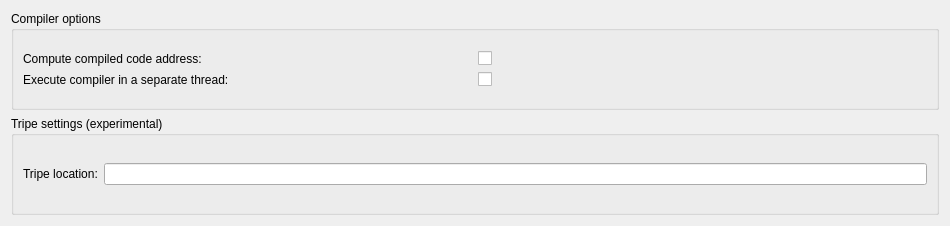
           <widget class="QWidget" name="scrollAreaWidgetContents_6">
            <property name="geometry">
             <rect>
              <x>0</x>
              <y>0</y>
              <width>950</width>
              <height>226</height>
             </rect>
            </property>
            <layout class="QGridLayout" name="gridLayout_29">
             <item row="0" column="0">
              <widget class="QGroupBox" name="groupBox_5">
               <property name="title">
                <string>Compiler options</string>
               </property>
               <layout class="QGridLayout" name="gridLayout_2">
                <item row="1" column="0">
                 <layout class="QGridLayout" name="gridLayout_19">
                  <item row="0" column="0">
                   <widget class="QLabel" name="label_11">
                    <property name="text">
                     <string>Compute compiled code address:</string>
                    </property>
                   </widget>
                  </item>
                  <item row="0" column="1">
                   <widget class="QCheckBox" name="chkDisplayAddresses">
                    <property name="text">
                     <string/>
                    </property>
                   </widget>
                  </item>
                  <item row="1" column="0">
                   <widget class="QLabel" name="label_51">
                    <property name="text">
                     <string>Execute compiler in a separate thread:</string>
                    </property>
                   </widget>
                  </item>
                  <item row="1" column="1">
                   <widget class="QCheckBox" name="chkCompileThread">
                    <property name="text">
                     <string/>
                    </property>
                   </widget>
                  </item>
                 </layout>
                </item>
               </layout>
              </widget>
             </item>
             <item row="1" column="0">
              <widget class="QGroupBox" name="groupBox_9">
               <property name="title">
                <string>Tripe settings (experimental)</string>
               </property>
               <layout class="QGridLayout" name="gridLayout_16">
                <item row="0" column="0">
                 <widget class="QLabel" name="label_27">
                  <property name="text">
                   <string>Tripe location:</string>
                  </property>
                 </widget>
                </item>
                <item row="0" column="1">
                 <widget class="QLineEdit" name="leTripeLoc"/>
                </item>
               </layout>
              </widget>
             </item>
            </layout>
           </widget>
